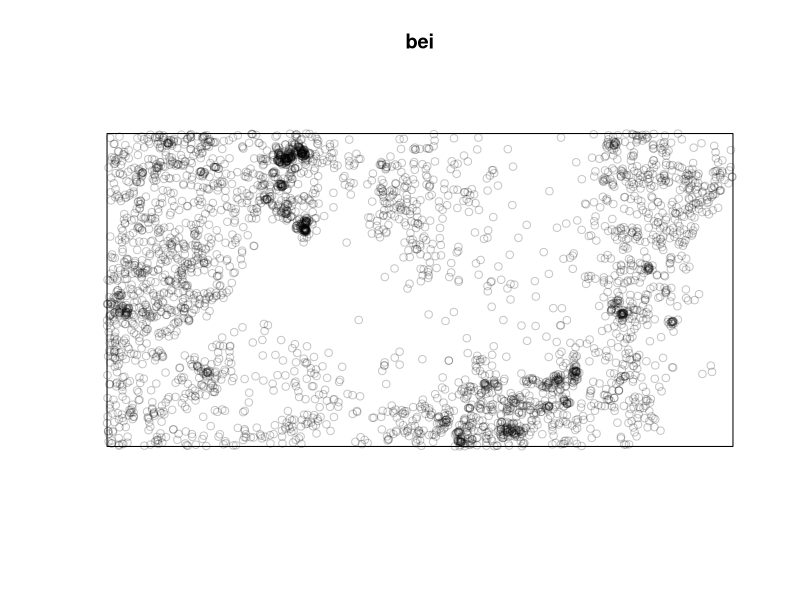
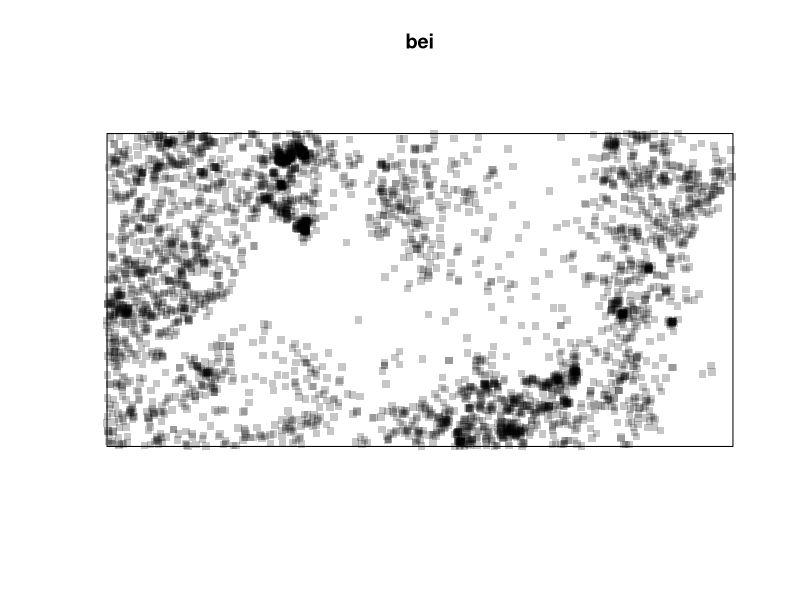
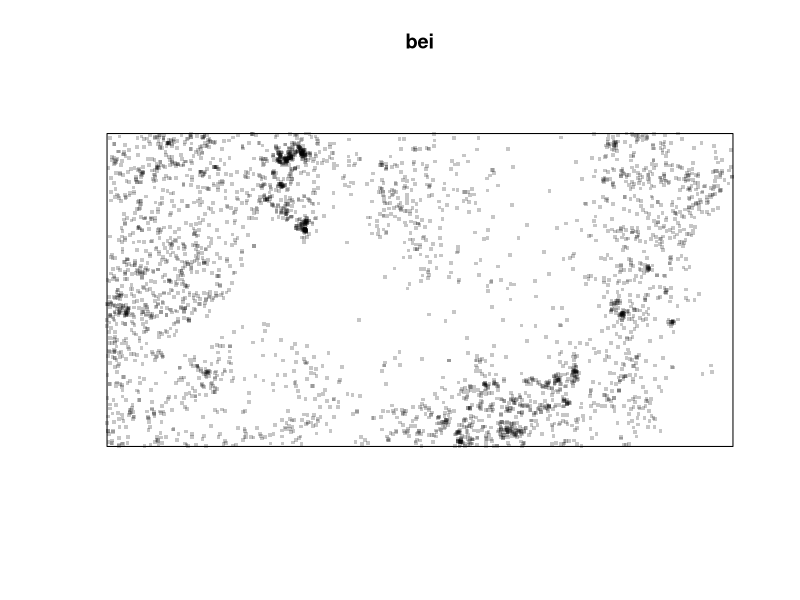
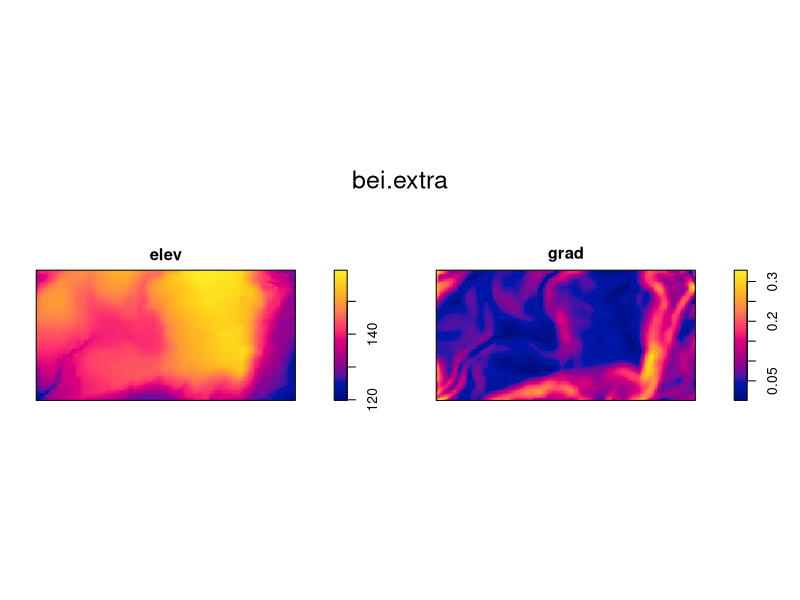
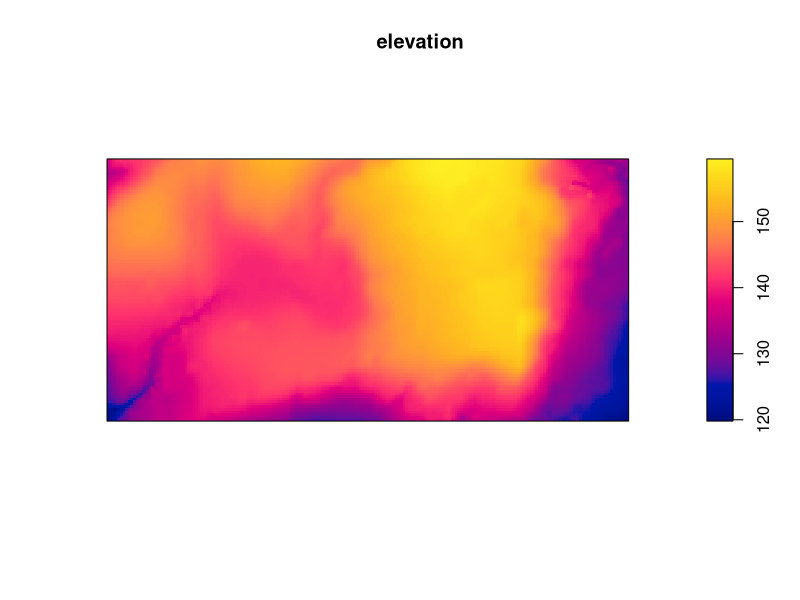
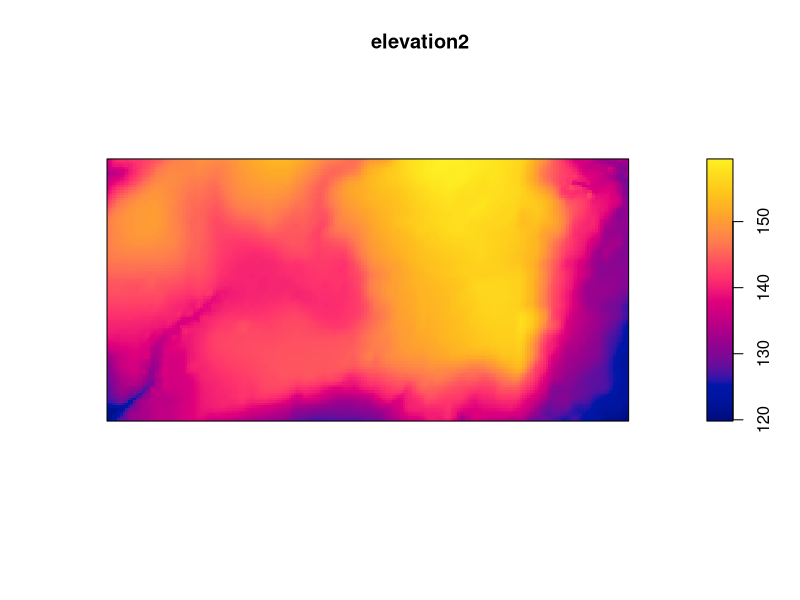
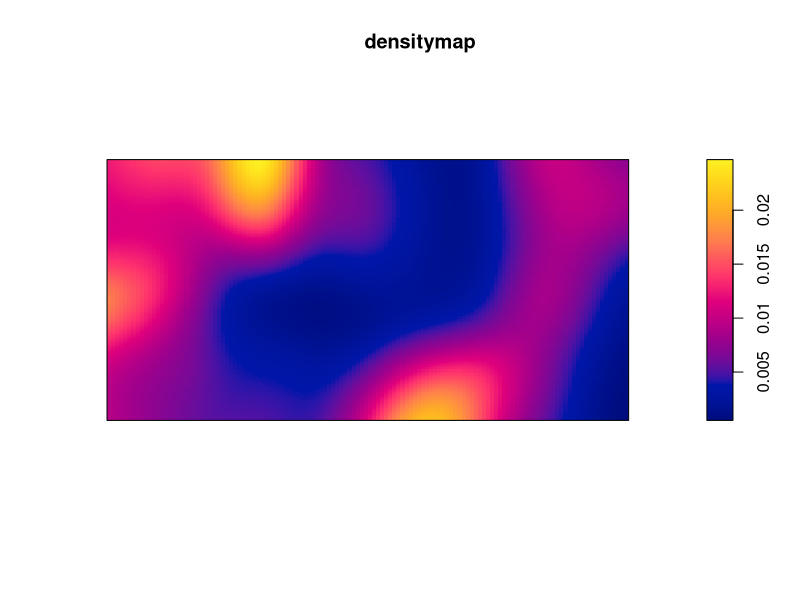
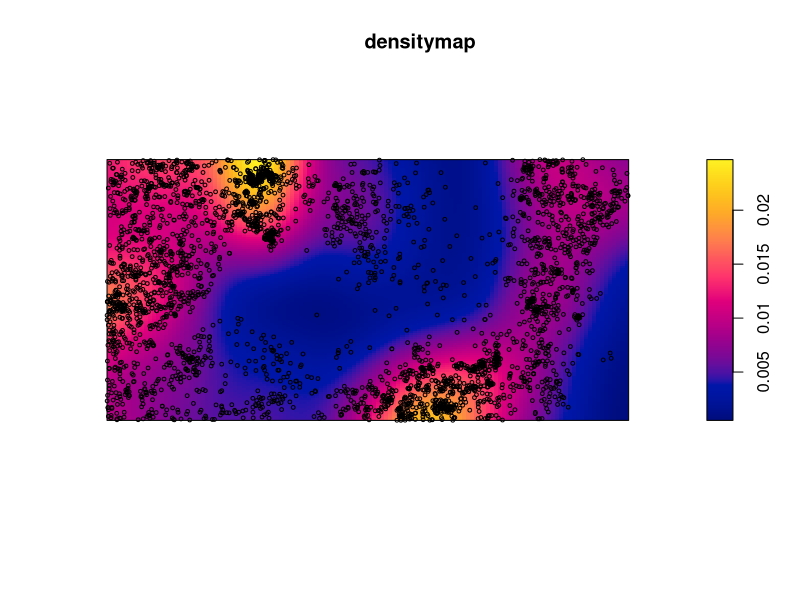

These charts were generated, in order, by the following R code:
# R code for population density.

## Installing packages
install.packages("spatstat")

# using the package(s)
library(spatstat)

# Recall the data
bei

#looking art the points in space. 
plot(bei)

# changing the shape
plot(bei, pch=15)

# Decreasing the dimension
plot(bei, pch=15, cex=.5)

#Drivers, tells you all the variables in the dataset 
bei.extra

# Plotting variables
plot(bei.extra)

# Subsetting a dataset: new conceot
# there are two different methods to make a subset:
# first: name of the variable and the $ symbol
# second: number of the variable in order and the [[]] symbol

elevation <- bei.extra$elev  ## selecting only elev variable from the dataset

# Plot elevation
plot(elevation)

# subset by the number of the vsariable if you can't access or remember the name
elevation2 <- bei.extra[[1]]

# If bei.extra was a table, we would use bei.extra[1]

# plot the new object 
plot(elevation2)

# creating our first map!
densitymap <- density(bei)
densitymap

# plot the result
plot(densitymap)

# plotting the points on top of the density map. 
plot(densitymap)
points(bei, cex=.5)     # you have to do it in this order 


# New concept: MULTIFRAME
# Creating the multiframe
par(mfrow=c(1,2))
plot(elevation)
plot(densitymap)

# Exercise put the elevation map ontop of the density map
par(mfrow=c(2,1))
plot(elevation)
plot(densitymap)

# If you get any graphical issue here is your friend
dev.off()
